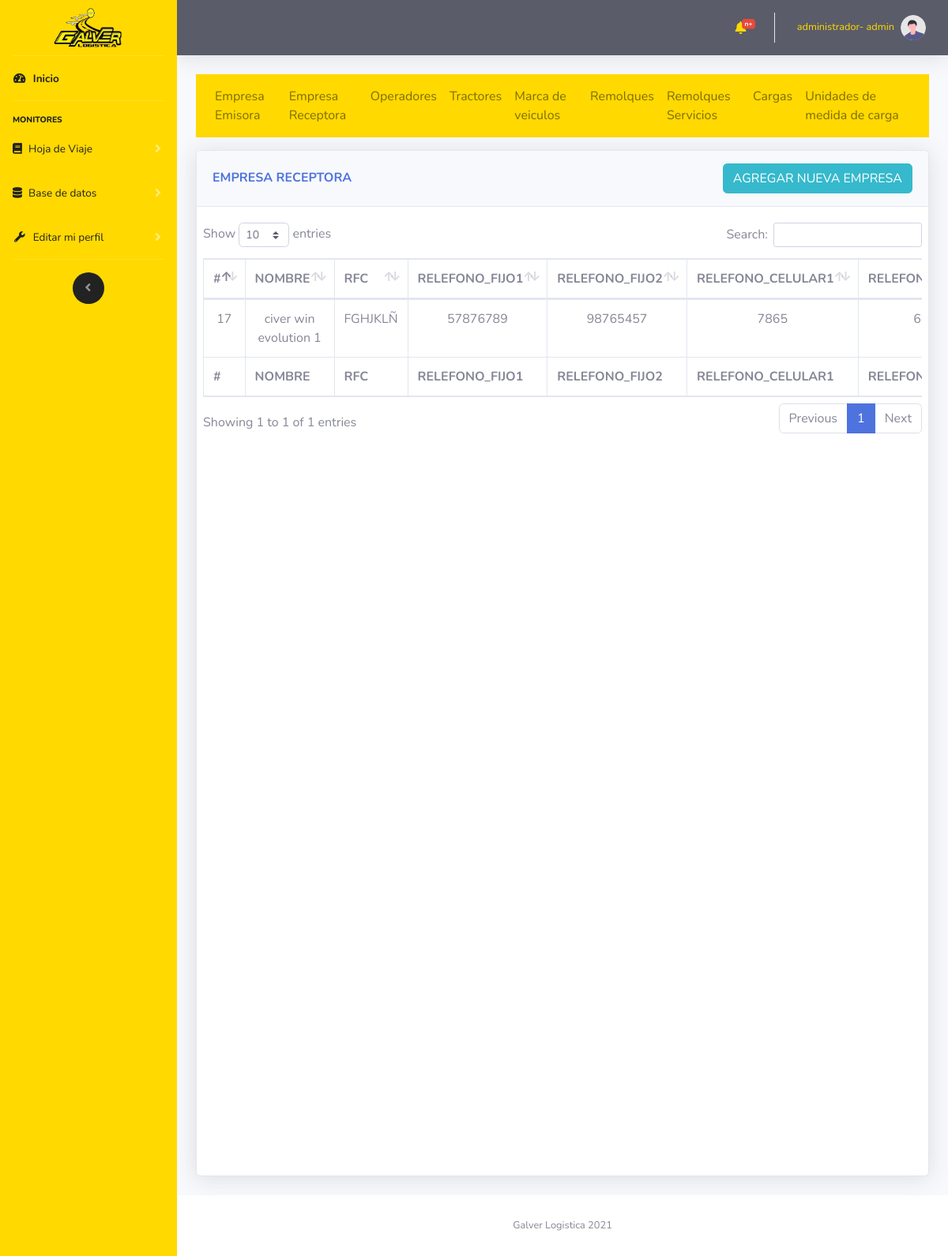
The app's page /vistas/empresaReceptora.php (signed in), older data.
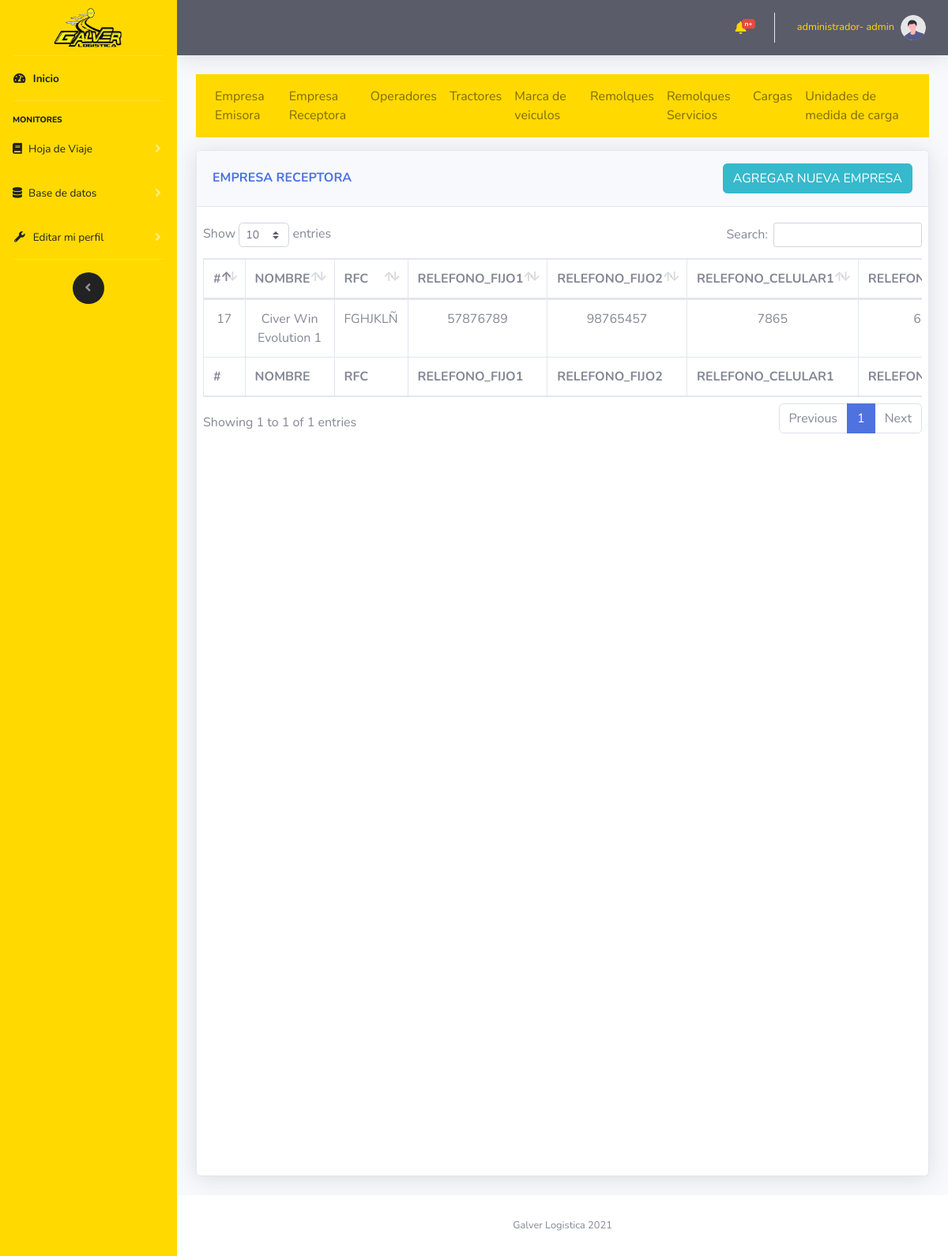
The same page, newer data.
### tables this page shows
CREATE TABLE `empresa_receptora` (
  `empresaReceptoraId` int(11) NOT NULL,
  `empresaReceptoraNombre` varchar(100) NOT NULL,
  `empresaReceptoraRFC` varchar(50) NOT NULL,
  `empresaReceptoraDireccion` varchar(250) NOT NULL,
  `empresaReceptoraTelefonoFijo1` int(11) NOT NULL,
  `empresaReceptoraTelefonoFijo2` int(11) NOT NULL,
  `empresaReceptoraTelefonoCelular1` int(11) NOT NULL,
  `empresaReceptoraTelefonoCelular2` int(11) NOT NULL,
  `empresaReceptoraCorreo` varchar(200) NOT NULL,
  `usuarioId` int(11) NOT NULL,
  `empresaReceptoraFechaDeCreacion` datetime NOT NULL,
  `empresaReceptoraDescripcion` varchar(2500) NOT NULL,
  `empresaReceptoraCP` int(11) NOT NULL
);

### controlador/modulos/selects.php (called while the page is built, shortened)
<?php
    function muestraEmpresaReceptora($mysqli)
    {
        $result = $mysqli->query("SELECT * FROM `empresa_receptora` INNER JOIN usuario ON usuario.usuarioId= empresa_receptora.usuarioId");
        return $result;
    }
?>

### vistas/empresaReceptora.php (the view, shortened to what the changed rows need)
<?php
    include "../import/componentes/head.php";
    include "../import/componentes/navbarLateral.php";
    include "../import/componentes/navbarHorizontal.php";
?>
<?php
    include "../controlador/coneccion/config.php";
    include "../controlador/modulos/selects.php";
?>
<div class="container-fluid">
    <div class="row">
            <div class="col-12">
                <div class="card shadow mb-4 card_hdv">
                    <div class="card-body">
                        <div class="chart-area ">
                            <div class="row">
                                <div class="cardScroll table-responsive">
                                    <table class="table table-bordered" id="dataTable" width="100%" cellspacing="0">
                                        <thead>
                                            <tr>
                                                <th scope="col">#</th>
                                                <th scope="col">NOMBRE</th>
                                                <th scope="col">RFC</th>
                                                <th scope="col">RELEFONO_FIJO1</th>
                                                <th scope="col">RELEFONO_FIJO2</th>
                                                <th scope="col">RELEFONO_CELULAR1</th>
                                                <th scope="col">RELEFONO_CELULAR2</th>
                                            </tr>
                                        </thead>
                                        <tfoot>
                                            <tr>
                                                <th scope="col">#</th>
                                                <th scope="col">NOMBRE</th>
                                                <th scope="col">RFC</th>
                                                <th scope="col">RELEFONO_FIJO1</th>
                                                <th scope="col">RELEFONO_FIJO2</th>
                                                <th scope="col">RELEFONO_CELULAR1</th>
                                                <th scope="col">RELEFONO_CELULAR2</th>
                                            </tr>
                                        </tfoot>
                                        <tbody class=" text-center">
                                            <?php
                                        $hdv=muestraEmpresaReceptora($mysqli);
                                        while ($filas =$hdv->fetch_assoc()) {
                                            echo
                                            "<tr>".
                                            "<td>".$filas["empresaReceptoraId"]."</td>".
                                            "<td>".$filas["empresaReceptoraNombre"]."</td>".
                                            "<td>".$filas["empresaReceptoraRFC"]."</td>".
                                            "<td>".$filas["empresaReceptoraTelefonoFijo1"]."</td>".
                                            "<td>".$filas["empresaReceptoraTelefonoFijo2"]."</td>".
                                            "<td>".$filas["empresaReceptoraTelefonoCelular1"]."</td>".
                                            "<td>".$filas["empresaReceptoraTelefonoCelular2"]."</td>".
                                            "<td>".$filas["empresaReceptoraCorreo"]."</td>".
                                            "<td>".$filas["empresaReceptoraCP"]."</td>".
                                            "<td>".$filas["empresaReceptoraFechaDeCreacion"]."</td>".
                                            "<td>".$filas["usuarioNombre"]."</td>".
                                            "<td><button type='button' class='btn btn-danger' onclick='eliminarEmpresaEmisora(".$filas["empresaReceptoraId"].")')>X</button></td>".
                                            "<td><button type='button' class='btn btn-warning' data-toggle='modal'
                                            data-target='#UPDATE' onclick='editarPaso1Id(".$filas["empresaReceptoraId"].")'>E</button></td>".
                                            "</tr>";
                                        }
                                        ?>
                                        </tbody>
                                    </table>
                                </div>
                            </div>
                        </div>
                    </div>
                </div>
            </div>
    </div>
    <?php
        include "../import/componentes/footer.php";
        include "../import/componentes/js/main.php";
    ?>

Row changes from the older to the newer data that the page shows:
changed empresa_receptora "FGHJKLÑ": empresaReceptoraNombre "civer win evolution 1" → "Civer Win Evolution 1"
